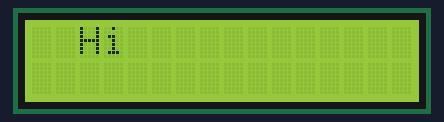
A sketch run on a simulated Arduino Uno, built with avr-gcc and run on an emulated ATmega328P. On the bench: 16×2 character LCD.

Above: at 0.1 s.
At 1.1 s:
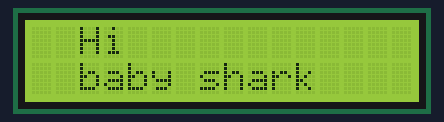
At 2.1 s:
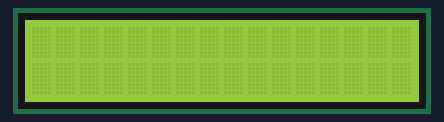

The sketch:

02_lcd_sensor.ino
```cpp
#include <LiquidCrystal_I2C.h>     //LiquidCrystal 라이브러리 추가
LiquidCrystal_I2C lcd(0x27, 16, 2);  //lcd 객체 선언

void setup()
{
  lcd.begin(); //LCD 사용 시작
}

void loop()
{
  lcd.setCursor(2, 0);    // 커서를 2, 0에 가져다 놓아라. (열, 행)
  lcd.print("Hi");     // Hi ^^를 출력해라.
  delay(1000);            // 1초 대기
  lcd.setCursor(2, 1);    // 커서를 2, 1로 가져다 놓아라. (열, 행)
  lcd.print("baby shark"); //
  delay(1000);            // 1초 대기
  lcd.clear();            // 글자를 모두 지워라.
  delay(1000);            // 1초 대기
}
```

Measured:
- by itself, everything shown: repeats every 3.0 s, in 3 steps
- what the display in image 1 shows lasts 1.0 s, from 1.1 s to 2.1 s
